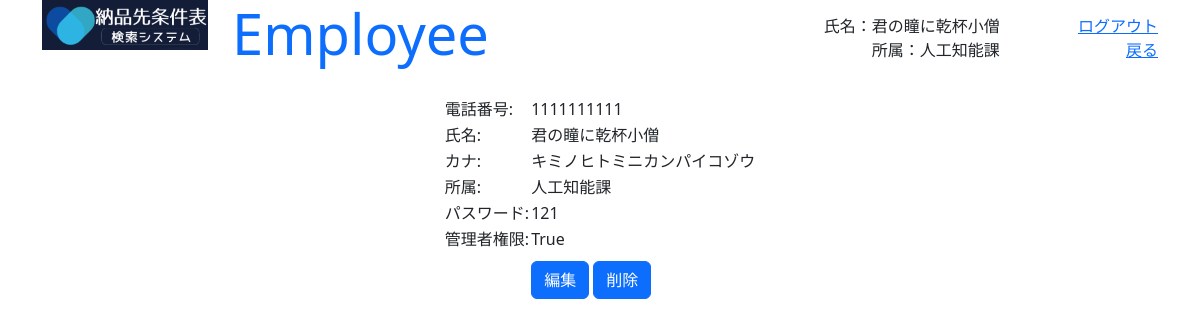
The app's page /employee/1/0 (signed in) with its own data.
### GreenLine/models.py (models this page shows, shortened)
class Employee(models.Model) :
    organization = models.ForeignKey(Organization, on_delete=models.CASCADE)
    name = models.CharField(max_length=200, default='')
    kana_regex = RegexValidator(regex=r'^[ァ-ヴ]+$', message='カナはカタカナのみ入力できます')
    kana = models.CharField(validators=[kana_regex], max_length=200, default='')
    phone_regex = RegexValidator(regex=r'^[0-9]+$', message='電話番号は半角数字のみ入力できます')
    phone = models.CharField(validators=[phone_regex], max_length=200, default='')
    password = models.CharField(max_length=16, default='')
    auth = models.BooleanField(default=False)

class Organization(models.Model) :
    name = models.CharField(max_length=200, default='')

### GreenLine/views.py (the view)
# urls.py: path('employee/<int:id>/<int:edit>', employee, name="employee"),
@csrf_exempt
def employee(request, id, edit) :
    print(id, edit)
    employee = get_employee(request, True)
    if not employee :
        return redirect('admin_login')
    target = Employee.objects.filter(id=id).first()
    params = {
        'title' : 'Employee',
        'msg' : '',
        'name' : employee.name,
        'organizaion' : employee.organization.name,
        'id' : id,
        'edit' : edit,
        'form' : EmployeeForm(instance=target)
    }
    if request.POST :
        form = EmployeeForm(data=request.POST)
        if edit == 1 :
            if form.is_valid() :
                params['msg'] = 'この内容で更新してよいですか？'
                params['form'] = form
            else :
                params['msg'] = '入力に誤りがあります'
        elif edit == 3 :
            target.phone = request.POST['phone']
            target.name = request.POST['name']
            target.kana = request.POST['kana']
            target.password = request.POST['password']
            print(request.POST['organization'])
            target.organization = Organization.objects.filter(id=request.POST['organization']).first()
            target.save()
            return redirect('show_employees')
    else :
        if edit == 2 :
            params['msg'] = 'この従業員を削除してよいですか？'
        elif edit == 4 :
            target = Employee.objects.filter(id=id)
            target.delete()
            return redirect('show_employees')
    return render(request, 'employee.html', params)

### GreenLine/forms.py (called while the page is built)
    def get_organization(self) :
        return self.instance.organization.name

### GreenLine/views.py (called while the page is built)
def get_employee(request, auth_flg) :
    if not 'employee' in request.session :
        return None
    employee = Employee.objects.filter(id=request.session['employee']).first()
    if not employee :
        return None
    if auth_flg and not employee.auth :
        return None
    return employee

### GreenLine/templates/employee.html (shortened to what this page needs)
{% load static %}
<!doctype html>
<html lang="ja">
<head>
    <link href="https://cdn.jsdelivr.net/npm/bootstrap@5.3.0-alpha1/dist/css/bootstrap.min.css" rel="stylesheet">
</head>
<body class="container" style="height: 95vh;">
    <div class="row align-items-start">
        <div class="col-2"><img src="{% static 'title.png' %}" width="100%"></div>
        <div id="main_header" class="col-10 container" style="height: 10vh; padding-bottom: 10px;">
            <div class="row align-items-center">
            <div class="col-6 text-start"><h1 class="display-4 text-primary">{{ title }}</h1></div>
            <div class="col-4 container">
                <div class="row"><div class="col text-end">氏名：{{ name }}</div></div>
                <div class="row"><div class="col text-end">所属：{{ organizaion }}</div></div>
            </div>
            <div class="col container">
                <div class="row"><div class="col text-end"><a href="{% url 'admin_login' %}">ログアウト</a></div></div>
                <div class="row"><div class="col text-end"><a href="{% url 'admin_main' %}">戻る</a></div></div>
            </div>
            </div>
        </div>
        </div>
    <div id="employee" class="d-flex justify-content-center">
    <form action="{% url 'employee' id edit %}" method="POST">
    <table>
    {% if edit != 1 %}
        <tr><td>{{ form.phone.label_tag }}</td><td>{{ form.phone.value }}</td></tr>
        <tr><td>{{ form.name.label_tag }}</td><td>{{ form.name.value }}</td></tr>
        <tr><td>{{ form.kana.label_tag }}</td><td>{{ form.kana.value }}</td></tr>
        <tr><td>{{ form.organization.label_tag }}</td><td>{{ form.get_organization }}</td></tr>
        <tr><td>{{ form.password.label_tag }}</td><td>{{ form.password.value }}</td></tr>
        <tr><td>{{ form.auth.label_tag }}</td><td>{{ form.auth.value }}</td></tr>
        <tr><td></td><td>
            {% if edit < 2 %}
                <button class="btn btn-primary mt-2" onclick="onEdit(form)">編集</button>
                <button class="btn btn-primary mt-2" onclick="onDelete(form)">削除</button>
            {% else %}
                <button class="btn btn-primary mt-2" onclick="onDeleteExec(form)">実行</button>
            {% endif %}
        </td></tr>
    {% endif %}
    </table>
    </form>
    </div>
</body>
</html>

### records on screen
Employee: name "君の瞳に乾杯小僧", phone.value "1111111111", name.value "君の瞳に乾杯小僧", kana.value "キミノヒトミニカンパイコゾウ", get_organization "人工知能課", password.value "121"
Organization: name "人工知能課"
